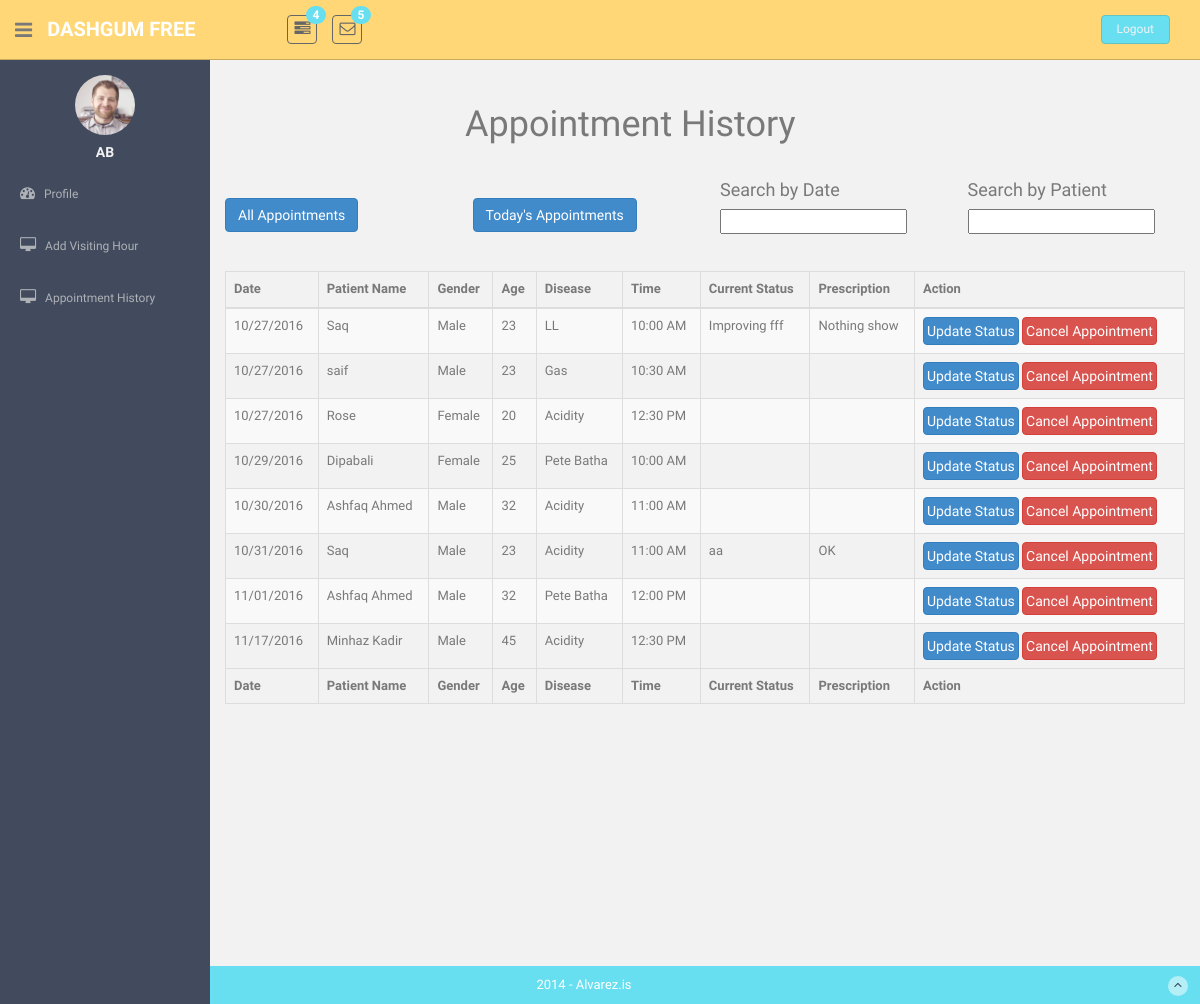
Screenshot of /doctor/appointment_history.php (signed in) with the database file from the repository.
### tables this page shows
CREATE TABLE `appointment_history` (
  `id` int(11) NOT NULL,
  `user_id` int(11) NOT NULL,
  `disease` varchar(255) NOT NULL,
  `age` varchar(255) NOT NULL,
  `doc_id` int(11) NOT NULL,
  `appointment_date` text NOT NULL,
  `time_id` int(11) NOT NULL,
  `current_status` text NOT NULL,
  `prescription` text NOT NULL
);

CREATE TABLE `users` (
  `id` int(11) NOT NULL,
  `full_name` varchar(255) NOT NULL,
  `gender` int(11) NOT NULL COMMENT '1=Male , 2=Female',
  `age` varchar(255) NOT NULL,
  `email` varchar(255) NOT NULL,
  `username` varchar(255) NOT NULL,
  `password` varchar(255) NOT NULL,
  `login_type` int(11) NOT NULL COMMENT '1=User , 2=Doctor , 3=Admin'
);

CREATE TABLE `time` (
  `id` int(11) NOT NULL,
  `shift` int(11) NOT NULL COMMENT '1=morning, 2=evening',
  `time` text NOT NULL
);

### doctor/doctor_class.php (called while the page is built, shortened)
<?php
class Doctor_class {
    public function appointment_history($app_id=''){
        $id=$_SESSION['doc_id'];
        $sql="select appointment_history.*, users.full_name,users.gender,time.time from appointment_history join users on appointment_history.user_id=users.id join time on appointment_history.time_id=time.id where appointment_history.doc_id='$id'";
        if ($app_id){
            $sql.=" and appointment_history.id='$app_id'";
        }
        else{
        $sql.=" ORDER BY appointment_history.appointment_date ASC";
            }
        $res=mysql_query($sql);
        return $res;
    }
}

### doctor/appointment_history.php (the view, shortened to what this page needs)
<?php
require_once 'doctor_class.php';
$doctor_obj=new doctor_class();
$all_data=$doctor_obj->appointment_history();
?>
<?php require_once './doctor_header.php'; ?>
<section
    id="main-content"
    xmlns="http://www.w3.org/1999/html">
    <section class="wrapper site-min-height">
        <div class="row mt">
            <div class="col-sm-12">
                <h1 class="col-sm-offset-3">Appointment History</h1>
                <div class="row mt">
                    <div class="col-sm-2">
                        <a style="margin-top: 28px;" href="#" class="btn btn-primary all">All Appointments</a>
                    </div>
                    <div class="col-sm-2 col-sm-offset-1">
                        <a style="margin-top: 28px;" href="#" class="btn btn-primary today"> Today's Appointments</a>
                    </div>
                    <div class="col-sm-offset-1 col-sm-3">
                        <h4>Search by Date</h4>
                        <input
                            type="text"
                            name="date"
                            id="datein">
                    </div>
                    <div class="col-sm-3">
                        <h4>Search by Patient</h4>
                        <input
                            type="text"
                            name=""
                            class="user"
                            id="">
                    </div>
                </div>
                <br><br>
                <table class="table table-bordered table-striped">
                    <thead>
                    <tr>
                        <th>Date</th>
                        <th>Patient Name</th>
                        <th>Gender</th>
                        <th>Age</th>
                        <th>Disease</th>
                        <th>Time</th>
                        <th>Current Status</th>
                        <th>Prescription</th>
                        <th>Action</th>
                    </tr>
                    </thead>
                    <tbody class="ajax">
                    <?php while ($value = mysql_fetch_array($all_data)) { ?>
                        <tr>
                            <td><?php echo $value['appointment_date']?></td>
                            <td><?php echo $value['full_name']?></td>
                            <td><?php echo $value['gender']=='1'?'Male':'Female';?></td>
                            <td><?php echo $value['age']?></td>
                            <td><?php echo $value['disease']?></td>
                            <td><?php echo $value['time']?></td>
                            <td><?php echo $value['current_status']?></td>
                            <td><?php echo $value['prescription']?></td>
                            <td>
                                <a class="btn btn-primary" style="padding: 3px;" href="update_status.php?id=<?php echo
                                $value['id'];?>&user_id=<?php echo $value['user_id'];?>">Update Status</a>
                                <a style="padding: 3px;"  class="btn btn-danger" href="delete_history.php?id=<?php echo
                                $value['id'];?>">Cancel Appointment</a></td>
                        </tr>
                    <?php } ?>
                    </tbody>
                    <tfoot>
                    <tr>
                        <th>Date</th>
                        <th>Patient Name</th>
                        <th>Gender</th>
                        <th>Age</th>
                        <th>Disease</th>
                        <th>Time</th>
                        <th>Current Status</th>
                        <th>Prescription</th>
                        <th>Action</th>
                    </tr>
                    </tfoot>
                </table>
            </div>
        </div>
    </section>
</section>
<?php require_once './doctor_footer.php'; ?>

### doctor/doctor_header.php (shortened to what this page needs)
<!DOCTYPE html>
<html lang="en">
  <head>
    <link href="../admin/assets/css/bootstrap.css" rel="stylesheet">
    <link href="../admin/assets/font-awesome/css/font-awesome.css" rel="stylesheet" />
      <link rel="stylesheet" type="text/css" href="../assets/css/jquery-ui.css">
    <link href="../admin/assets/css/style.css" rel="stylesheet">
    <link href="../admin/assets/css/style-responsive.css" rel="stylesheet">
  </head>
  <body>
  <section id="container" >
      <header class="header black-bg">
              <div class="sidebar-toggle-box">
                  <div class="fa fa-bars tooltips" data-placement="right" data-original-title="Toggle Navigation"></div>
              </div>
            <a href="index.html" class="logo"><b>DASHGUM FREE</b></a>
            <div class="nav notify-row" id="top_menu">
                <ul class="nav top-menu">
                    <li class="dropdown">
                        <a data-toggle="dropdown" class="dropdown-toggle" href="index.html#">
                            <i class="fa fa-tasks"></i>
                            <span class="badge bg-theme">4</span>
                        </a>
                    </li>
                    <li id="header_inbox_bar" class="dropdown">
                        <a data-toggle="dropdown" class="dropdown-toggle" href="index.html#">
                            <i class="fa fa-envelope-o"></i>
                            <span class="badge bg-theme">5</span>
                        </a>
                    </li>
                </ul>
            </div>
            <div class="top-menu">
            	<ul class="nav pull-right top-menu">
                    <li><a class="logout" href="../logout.php">Logout</a></li>
            	</ul>
            </div>
        </header>
      <aside>
          <div id="sidebar"  class="nav-collapse ">
              <ul class="sidebar-menu" id="nav-accordion">
              	  <p class="centered"><a href="doc_profile.php"><img src="images/<?php echo $_SESSION['doc_pro_pic']?>" class="img-circle" width="60"></a></p>
              	  <h5 class="centered"><?php echo $_SESSION['doc_name']; ?></h5>
                  <li class="sub-menu">
                      <a href="doc_profile.php">
                          <i class="fa fa-dashboard"></i>
                          <span>Profile</span>
                      </a>
                  </li>
                  <li class="sub-menu">
                      <a href="add_visiting_hour.php">
                          <i class="fa fa-desktop"></i>
                          <span>Add Visiting Hour</span>
                      </a>
                  </li>
                  <li class="sub-menu">
                      <a href="appointment_history.php">
                          <i class="fa fa-desktop"></i>
                          <span>Appointment History</span>
                      </a>
                  </li>
              </ul>
          </div>
      </aside>

### doctor/doctor_footer.php (shortened to what this page needs)
<footer class="site-footer">
    <div class="text-center">
        2014 - Alvarez.is
        <a href="blank.html#" class="go-top">
            <i class="fa fa-angle-up"></i>
        </a>
    </div>
</footer>
</section>
</body>
</html>

### admin/assets/css/style.css (style rules this page uses)
body { color: #797979; background: #f2f2f2; font-family: 'Ruda', sans-serif; padding: 0px !important; margin: 0px !important; font-size:13px; }
ul li { list-style: none; }
a, a:hover, a:focus { text-decoration: none; outline: none; }
#container { width: 100%; height: 100%; }
.bg-theme { background-color: #68dff0; }
.centered { text-align: center; }
.mt { margin-top: 25px; }
ul.top-menu > li > .logout { color: #f2f2f2; font-size: 12px; border-radius: 4px; -webkit-border-radius: 4px; border: 1px solid #64c3c2 !important; padding: 5px 15px; margin-right: 15px; background: #68dff0; margin-top: 15px; }
#sidebar { width: 210px; height: 100%; position: fixed; background: #424a5d; }
#sidebar h5 { color: #f2f2f2; font-weight: 700; }
#sidebar ul li { position: relative; }
ul.sidebar-menu , ul.sidebar-menu li ul.sub { margin: -2px 0 0; padding: 0; }
ul.sidebar-menu { margin-top: 75px; }
ul.sidebar-menu li { margin-bottom: 5px; margin-left:10px; margin-right:10px; }
ul.sidebar-menu li.sub-menu { line-height: 15px; }
ul.sidebar-menu li a span { display: inline-block; }
ul.sidebar-menu li a { color: #aeb2b7; text-decoration: none; display: block; padding: 15px 0 15px 10px; font-size: 12px; outline: none; -webkit-transition: all 0.3s ease; -moz-transition: all 0.3s ease; -o-transition: all 0.3s ease; -ms-transition: all 0.3s ease; transition: all 0.3s ease; }
ul.sidebar-menu li a i { font-size: 15px; padding-right: 6px; }
#main-content { margin-left: 210px; }
.header, .footer { min-height: 60px; padding: 0 15px; }
.header { position: fixed; left: 0; right: 0; z-index: 1002; }
.black-bg { background: #ffd777; border-bottom: 1px solid #c9aa5f; }
.wrapper { display: inline-block; margin-top: 60px; padding-left: 15px; padding-right: 15px; padding-bottom: 15px; padding-top: 0px; width: 100%; }
a.logo { font-size: 20px; color: #ffffff; float: left; margin-top: 15px; text-transform: uppercase; }
a.logo b { font-weight: 900; }
#top_menu .nav > li, ul.top-menu > li { float: left; }
.notify-row { float: left; margin-top: 15px; margin-left: 92px; }
ul.top-menu > li > a { color: #666666; font-size: 16px; border-radius: 4px; -webkit-border-radius: 4px; border:1px solid #666666 !important; padding: 2px 6px; margin-right: 15px; }
.notify-row .badge { position: absolute; right: -10px; top: -10px; z-index: 100; }
.sidebar-toggle-box { float: left; padding-right: 15px; margin-top: 20px; }
.sidebar-toggle-box .fa-bars { cursor: pointer; display: inline-block; font-size: 20px; }
.site-footer { background: #68dff0; color: #fff; padding: 10px 0; }
.go-top { margin-right: 1%; float: right; background: rgba(255,255,255,.5); width: 20px; height: 20px; border-radius: 50%; -webkit-border-radius: 50%; }
.go-top i { color: #2A3542; }
.site-min-height { min-height: 900px; }

### rows the page displays
appointment_history: appointment_date "10/27/2016", user.full_name "Saq", shows "Male", age "23", disease "LL", time.time "10:00 AM", current_status "Improving fff", prescription "Nothing show"
appointment_history: appointment_date "10/27/2016", user.full_name "saif", shows "Male", age "23", disease "Gas", time.time "10:30 AM"
appointment_history: appointment_date "10/27/2016", user.full_name "Rose", shows "Female", age "20", disease "Acidity", time.time "12:30 PM"
appointment_history: appointment_date "10/29/2016", user.full_name "Dipabali", shows "Female", age "25", disease "Pete Batha", time.time "10:00 AM"
appointment_history: appointment_date "10/30/2016", user.full_name "Ashfaq Ahmed", shows "Male", age "32", disease "Acidity", time.time "11:00 AM"
appointment_history: appointment_date "10/31/2016", user.full_name "Saq", shows "Male", age "23", disease "Acidity", time.time "11:00 AM", current_status "aa", prescription "OK"
appointment_history: appointment_date "11/01/2016", user.full_name "Ashfaq Ahmed", shows "Male", age "32", disease "Pete Batha", time.time "12:00 PM"
appointment_history: appointment_date "11/17/2016", user.full_name "Minhaz Kadir", shows "Male", age "45", disease "Acidity", time.time "12:30 PM"

### other values shown
$_SESSION['doc_name'] "AB"
